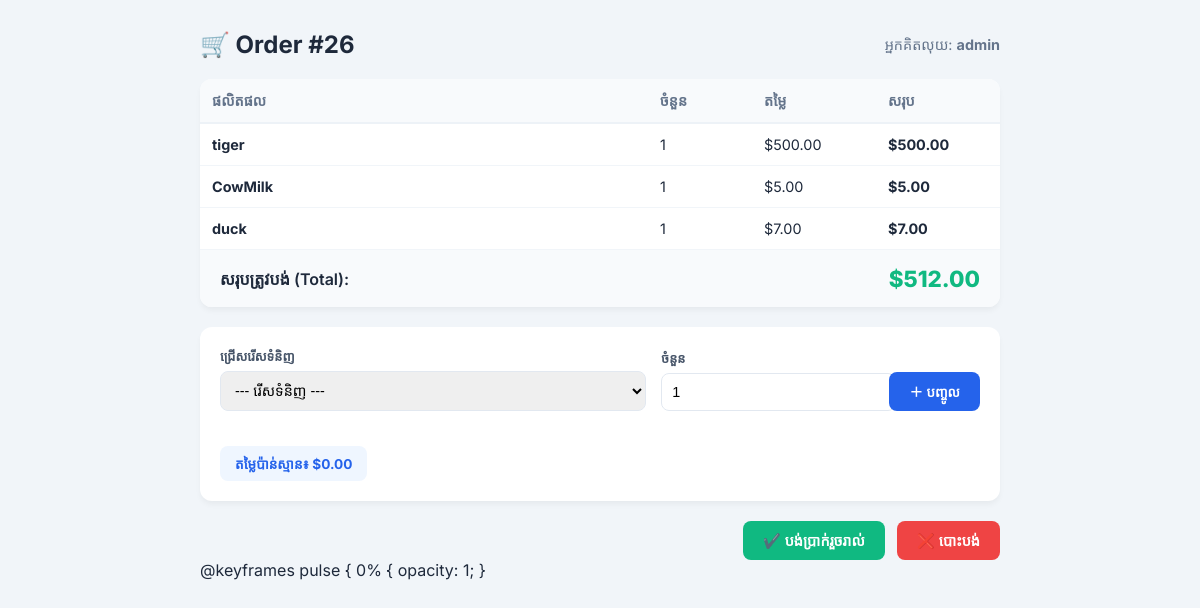
The app's page /sales/orders/26/items/ (signed in) with its own data.
### sales/models.py (models this page shows, shortened)
class Order(models.Model):
    STATUS_CHOICES = [
        ('open', 'បានបើក'),
        ('paid', 'បានបង់'),
        ('refunded', 'បានសង'),
        ('cancelled', 'បានលុបចោល'),
    ]
    cashier = models.ForeignKey(
        User,
        on_delete=models.SET_NULL,
        null=True,
        related_name='orders',
    )
    status = models.CharField(
        max_length=20,
        choices=STATUS_CHOICES,
        default='open'
    )
    created_at = models.DateTimeField(auto_now_add=True)
    notes = models.TextField(blank=True)
    @property
    def total(self):
        return sum(
            item.subtotal
            for item in self.items.all()
        )
    class Meta:
        ordering = ['-created_at']

class OrderItem(models.Model):
    order = models.ForeignKey(
        Order,
        on_delete=models.CASCADE,
        related_name='items'
    )
    product = models.ForeignKey(
        Product,
        on_delete=models.PROTECT
    )
    quantity = models.PositiveIntegerField(default=1)
    unit_price = models.DecimalField(
        max_digits=8,
        decimal_places=2
    )
    @property
    def subtotal(self):
        return self.unit_price * self.quantity

class Product(models.Model):
    CATEGORY_CHOICES = [
        ('food', 'អាហារ និងភេសជ្ជៈ'),
        ('electronics', 'អេឡិចត្រូនិក'),
        ('clothing', 'សម្លៀកបំពាក់'),
        ('household', 'គ្រឿងសង្ហារឹម'),
        ('other', 'ផ្សេងៗ'),
    ]
    name = models.CharField(max_length=200)
    category = models.CharField(
        max_length=20,
        choices=CATEGORY_CHOICES
    )
    price = models.DecimalField(
        max_digits=8,
        decimal_places=2
    )
    stock = models.PositiveIntegerField(default=0)
    barcode = models.CharField(
        max_length=50,
        unique=True,
        blank=True
    )
    is_active = models.BooleanField(default=True)
    image = models.ImageField(
        upload_to='products/',
        blank=True,
        null=True
    )
    class Meta:
        ordering = ['name']

### sales/views.py (the view, shortened to what this page needs)
# urls.py: path('orders/<int:pk>/items/', views.add_item, name='add_item'),
@login_required
def add_item(request, pk):
    order = get_object_or_404(Order, pk=pk)
    products = Product.objects.filter(
        is_active=True,
        stock__gt=0
    )
    item_form = OrderItemForm()
    return render(request, 'sales/add_item.html', {
        'order': order,
        'products': products,
        'item_form': item_form,
        'items': order.items.all(),
    })

### sales/forms.py (shortened to what this page needs)
class OrderItemForm(forms.ModelForm):
    class Meta:
        model  = OrderItem
        fields = ['product', 'quantity']

### sales/templates/sales/add_item.html (shortened to what this page needs)
<!doctype html>
<html lang="km">
  <head>
  </head>
  <body>
    <div class="header-section">
      <h1>🛒 Order #{{ order.pk }}</h1>
      <span style="font-size: 0.9rem; color: #64748b"
        >អ្នកគិតលុយ: <strong>{{ order.cashier }}</strong></span
      >
    </div>
    <div class="card">
      <table>
        <thead>
          <tr>
            <th>ផលិតផល</th>
            <th width="80">ចំនួន</th>
            <th width="100">តម្លៃ</th>
            <th width="100">សរុប</th>
          </tr>
        </thead>
        <tbody>
          {% for item in items %}
          <tr>
            <td><strong>{{ item.product.name }}</strong></td>
            <td>{{ item.quantity }}</td>
            <td>${{ item.unit_price }}</td>
            <td><strong>${{ item.subtotal }}</strong></td>
          </tr>
          {% endfor %}
        </tbody>
      </table>
      <div class="payment-summary">
        <span style="font-weight: 600">សរុបត្រូវបង់ (Total):</span>
        <span class="total-amount" id="final_order_total"
          >${{ order.total|default:"0.00" }}</span
        >
      </div>
    </div>
    <div class="card" style="padding-bottom: 20px">
      <form method="post" id="order-form" class="add-item-form">
        <div class="form-group">
          <label>ជ្រើសរើសទំនិញ</label>
          <select
            name="product"
            id="product_id"
            required
            onchange="calculateLiveTotal()"
          >
            <option value="" data-price="0">--- រើសទំនិញ ---</option>
          </select>
        </div>
        <div class="form-group">
          <label>ចំនួន</label>
          <input
            type="number"
            name="quantity"
            id="quantity"
            value="1"
            min="1"
            required
            oninput="calculateLiveTotal()"
          />
        </div>
        <button type="submit" class="btn-add">＋ បញ្ចូល</button>
      </form>
      <div style="padding: 0 20px">
        <div class="live-preview">
          តម្លៃប៉ាន់ស្មាន៖ $<span id="live_subtotal">0.00</span>
        </div>
      </div>
    </div>
    <div class="footer-actions">
      <form method="POST" style="display: inline">
        <button type="submit" name="mark_paid" class="btn btn-paid">
          ✔️ បង់ប្រាក់រួចរាល់
        </button>
      </form>
      <form
        action="{% url 'cancel_order' order.pk %}"
        method="POST"
        onsubmit="return confirm('លុបចោលការបញ្ជាទិញ?');"
        style="display: inline"
      >
        <button type="submit" class="btn btn-cancel">❌ បោះបង់</button>
      </form>
    </div>
  </body>
</html>

### sales/templates/sales/add_item.html (style rules this page uses)
:root { --primary: #2563eb; --success: #10b981; --danger: #ef4444; --bg: #f1f5f9; --white: #ffffff; }
body { font-family: "Inter", sans-serif; max-width: 800px; margin: 30px auto; background: var(--bg); color: #1e293b; padding: 0 15px; }
.header-section { display: flex; justify-content: space-between; align-items: center; margin-bottom: 20px; }
h1 { font-size: 1.5rem; margin: 0; }
.card { background: var(--white); border-radius: 12px; box-shadow: 0 4px 6px -1px rgba(0, 0, 0, 0.05); overflow: hidden; margin-bottom: 20px; }
table { width: 100%; border-collapse: collapse; font-size: 0.9rem; }
th { background: #f8fafc; padding: 12px; text-align: left; color: #64748b; border-bottom: 2px solid #edf2f7; }
td { padding: 12px; border-bottom: 1px solid #f1f5f9; }
.payment-summary { background: #f8fafc; padding: 15px 20px; display: flex; justify-content: space-between; align-items: center; }
.total-amount { font-size: 1.4rem; font-weight: 800; color: var(--success); }
.add-item-form { padding: 20px; display: grid; grid-template-columns: 2fr 1fr auto; gap: 15px; align-items: end; }
.form-group label { display: block; font-size: 0.8rem; font-weight: 600; margin-bottom: 6px; color: #475569; }
select, input { width: 100%; padding: 10px; border: 1px solid #e2e8f0; border-radius: 8px; outline: none; font-size: 0.9rem; }
.btn-add { background: var(--primary); color: white; border: none; padding: 10px 20px; border-radius: 8px; font-weight: 600; cursor: pointer; transition: 0.2s; }
.live-preview { padding: 8px 15px; background: #eff6ff; color: var(--primary); border-radius: 8px; font-weight: 700; font-size: 0.85rem; margin-top: 15px; display: inline-block; }
.footer-actions { display: flex; gap: 12px; justify-content: flex-end; }
.btn { padding: 10px 20px; border-radius: 8px; font-weight: 700; cursor: pointer; border: none; font-size: 0.9rem; }
.btn-paid { background: var(--success); color: white; }
.btn-cancel { background: var(--danger); color: white; }

### records on screen
Order: pk "26", cashier "admin", total "512.00"
OrderItem: product.name "tiger", quantity "1", unit_price "500.00", subtotal "500.00"
OrderItem: product.name "CowMilk", quantity "1", unit_price "5.00", subtotal "5.00"
OrderItem: product.name "duck", quantity "1", unit_price "7.00", subtotal "7.00"
